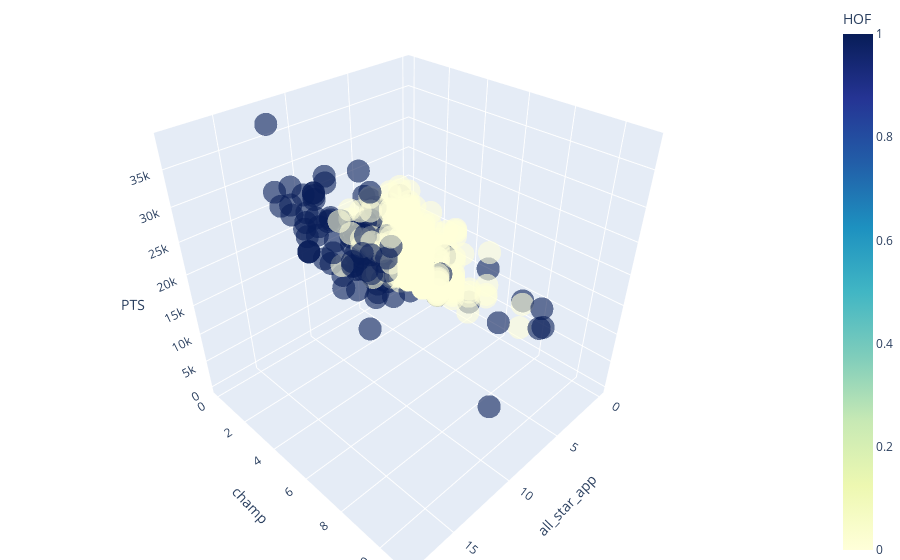

The code cell stored with this chart in its notebook:
### Markdown cell above
#### 3D NBA Player Overlap of All-Stars, Champions, and Point Totals

### Code cell
fig = px.scatter_3d(nba_retired, x='all_star_app', y='champ', z='PTS', color='HOF', size_max=18, opacity=0.6,\
                   color_continuous_scale='YlGnBu')fig.update_layout(margin=dict(l=0, r=0, b=0, t=0))

### Figure 1 — Plotly figure (JSON) as saved in the notebook; plotly's stock layout.template omitted (floating-point values rounded to 4 significant figures; data arrays with more than 128 entries replaced by an {"elided": "..."} marker saying what was removed)
{"data": [{"hovertemplate": "all_star_app=%{x}<br>champ=%{y}<br>PTS=%{z}<br>HOF=%{marker.color}<extra></extra>", "legendgroup": "", "marker": {"color": {"elided": "3153 int values"}, "coloraxis": "coloraxis", "opacity": 0.6, "symbol": "circle"}, "mode": "markers", "name": "", "scene": "scene", "showlegend": false, "type": "scatter3d", "x": {"elided": "3153 int values"}, "y": {"elided": "3153 int values"}, "z": {"elided": "3153 int values"}}], "layout": {"coloraxis": {"colorbar": {"title": {"text": "HOF"}}, "colorscale": [[0, "rgb(255,255,217)"], [0.125, "rgb(237,248,177)"], [0.25, "rgb(199,233,180)"], [0.375, "rgb(127,205,187)"], [0.5, "rgb(65,182,196)"], [0.625, "rgb(29,145,192)"], [0.75, "rgb(34,94,168)"], [0.875, "rgb(37,52,148)"], [1, "rgb(8,29,88)"]]}, "legend": {"tracegroupgap": 0}, "margin": {"b": 0, "l": 0, "r": 0, "t": 0}, "scene": {"domain": {"x": [0, 1], "y": [0, 1]}, "xaxis": {"title": {"text": "all_star_app"}}, "yaxis": {"title": {"text": "champ"}}, "zaxis": {"title": {"text": "PTS"}}}}}
